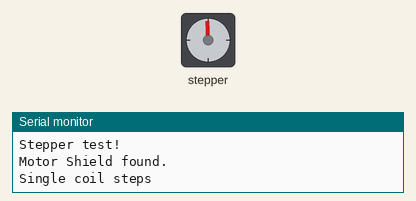
Bench run of a sketch on a simulated Arduino Uno, built with avr-gcc and run on an emulated ATmega328P. Parts: stepper motor, the last lines printed to the serial monitor. Stepper angles assume 200 steps per turn.

Above: at 0.15 s.
At 9.79 s:
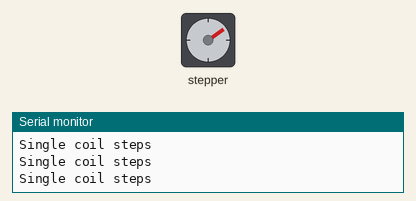
At 19.74 s:
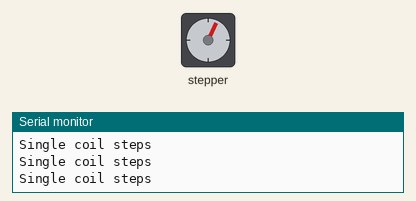
At 39.64 s:
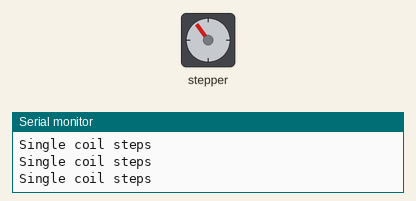
Timing chart, 0 to 40.0 s (numbered marks = the images above):
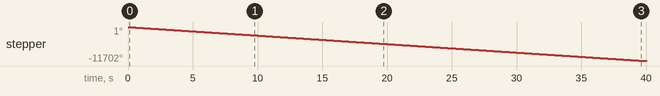

Measured:
- by itself, stepper: keeps turning counter-clockwise at about 293°/s

The sketch:

StepperTest.ino
```cpp
/*
This is a test sketch for the Adafruit assembled Motor Shield for Arduino v2
It won't work with v1.x motor shields! Only for the v2's with built in PWM
control

For use with the Adafruit Motor Shield v2
---->  http://www.adafruit.com/products/1438
*/

#include <Adafruit_MotorShield.h>

// Create the motor shield object with the default I2C address
Adafruit_MotorShield AFMS = Adafruit_MotorShield();
// Or, create it with a different I2C address (say for stacking)
// Adafruit_MotorShield AFMS = Adafruit_MotorShield(0x61);

// Connect a stepper motor with 200 steps per revolution (1.8 degree)
// to motor port #2 (M3 and M4)
Adafruit_StepperMotor *myMotor = AFMS.getStepper(200, 2);


void setup() {
  Serial.begin(9600);           // set up Serial library at 9600 bps
  while (!Serial);
  Serial.println("Stepper test!");

  if (!AFMS.begin()) {         // create with the default frequency 1.6KHz
  // if (!AFMS.begin(1000)) {  // OR with a different frequency, say 1KHz
    Serial.println("Could not find Motor Shield. Check wiring.");
    while (1);
  }
  Serial.println("Motor Shield found.");

  myMotor->setSpeed(50);  // 20 rpm
}

void loop() {
  Serial.println("Single coil steps");
  myMotor->step(100, BACKWARD, SINGLE);

//  Serial.println("Double coil steps");
//  myMotor->step(100, FORWARD, DOUBLE);
//  myMotor->step(100, BACKWARD, DOUBLE);
//
//  Serial.println("Interleave coil steps");
//  myMotor->step(100, FORWARD, INTERLEAVE);
//  myMotor->step(100, BACKWARD, INTERLEAVE);
//
//  Serial.println("Microstep steps");
//  myMotor->step(50, FORWARD, MICROSTEP);
//  myMotor->step(50, BACKWARD, MICROSTEP);
}
```
